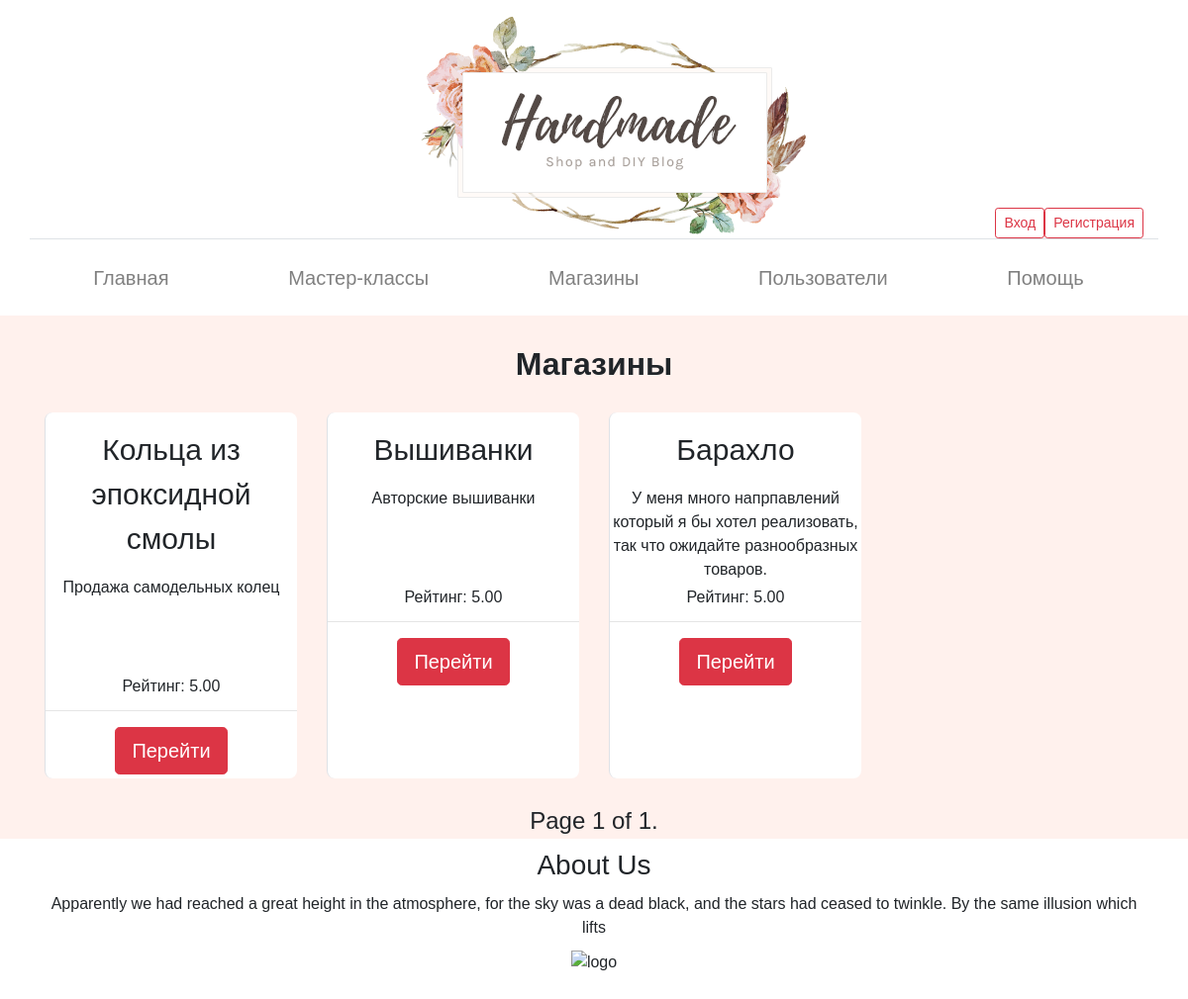
The page /shops/ on the database its author committed.
### creative_shop/models.py (models this page shows, shortened)
class Shop(models.Model):
    db_table = "shops"
    rating = models.DecimalField(max_digits=7, decimal_places=2, default=0.00)
    name = models.CharField(max_length=255, default="Мой магазин")
    description = models.TextField(default="Описание моего прекрастного магазина")
    owner = models.ForeignKey(User, related_name="shops", on_delete=models.CASCADE)
    created_at = models.DateTimeField(auto_now_add=True)

### creative_shop/views.py (the view)
# urls.py: path('', views.all_shops, name='all_shops'),
def all_shops(request):
    activity(request)
    shop_objects = Shop.objects.all()
    if not shop_objects:
        return redirect('home_page')
    paginator = Paginator(shop_objects, 8)
    page = request.GET.get('page')
    try:
        shops = paginator.page(page)
    except PageNotAnInteger:
        shops = paginator.page(1)
    except EmptyPage:
        shops = paginator.page(paginator.num_pages)
    return render(request, 'shop_all_shops.html', context={'page': page, 'shops': shops})

### live_portal/utils.py (called while the page is built)
def activity(request):
    if request.user and request.user.id:
        log, status = ActivityLog.objects.get_or_create(user_id=request.user.id,
                                                        date=str(date.today().strftime("%Y-%m-%d")))
        log.visited_pages_count += 1
        log.save()

### creative_shop/templates/shop_all_shops.html (shortened to what this page needs)
{% extends 'base_template.html' %}
{% load static %}
{% block content %}
    <div class="container">
        <div class="row" style="min-height: 400px;">
        <div class="col-12"><h2 class="text-center" style="font-weight: bold; margin: 30px 0;">Магазины</h2></div>
            {% for shop in shops %}
                <div class="col-12 col-md-3">
                    <div class="text-center border-left" style="background: #fffffffb; height: 370px; border-radius: 8px; margin-bottom: 25px;">
                        <p style="font-size: 30px; padding: 15px 0;">{{ shop.name }}</p>
                        <p style="height: 100px;">{{ shop.description }}</p>
                        <p style="height: 20px;">Рейтинг: {{ shop.rating }}</p>
                        <hr>
                        <a href="{% url 'shop' shop.id %}" class="btn btn-lg btn-danger">Перейти</a>
                    </div>
                </div>
            {% endfor %}
            {% include "pagination/pagination.html" with page=shops %}
        </div>
    </div>
{% endblock %}

### static/css/style.css (style rules this page uses)
html, body { font-size: 100%; background:#fff1ed; font-family: 'Oswald', sans-serif; }
body a { transition: 0.5s all ease; -webkit-transition: 0.5s all ease; -moz-transition: 0.5s all ease; -o-transition: 0.5s all ease; -ms-transition: 0.5s all ease; }
h1,h2,h3,h4,h5,h6 { margin:0; }
p { margin:0; }

### rows shown on the page
Shop: name "Кольца из эпоксидной смолы", description "Продажа самодельных колец", rating "5.00"
Shop: name "Вышиванки", description "Авторские вышиванки", rating "5.00"
Shop: name "Барахло", description "У меня много напрпавлений который я бы хотел реализовать, так что ожидайте разнообразных товаров.", rating "5.00"

### other values the page prints
{{ page.number }} "1"
{{ page.paginator.num_pages }} "1"
